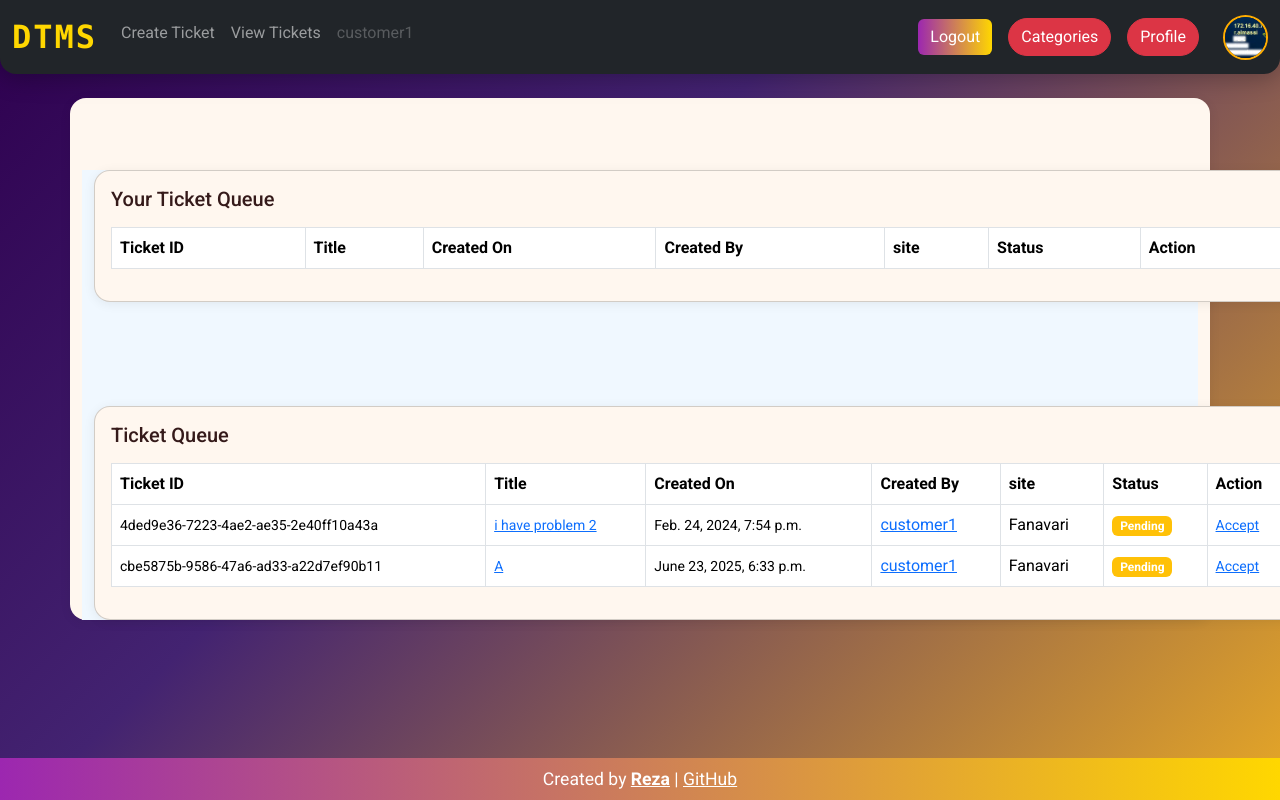
Page /ticket/ticket-queue/ (signed in) on the earlier database version.
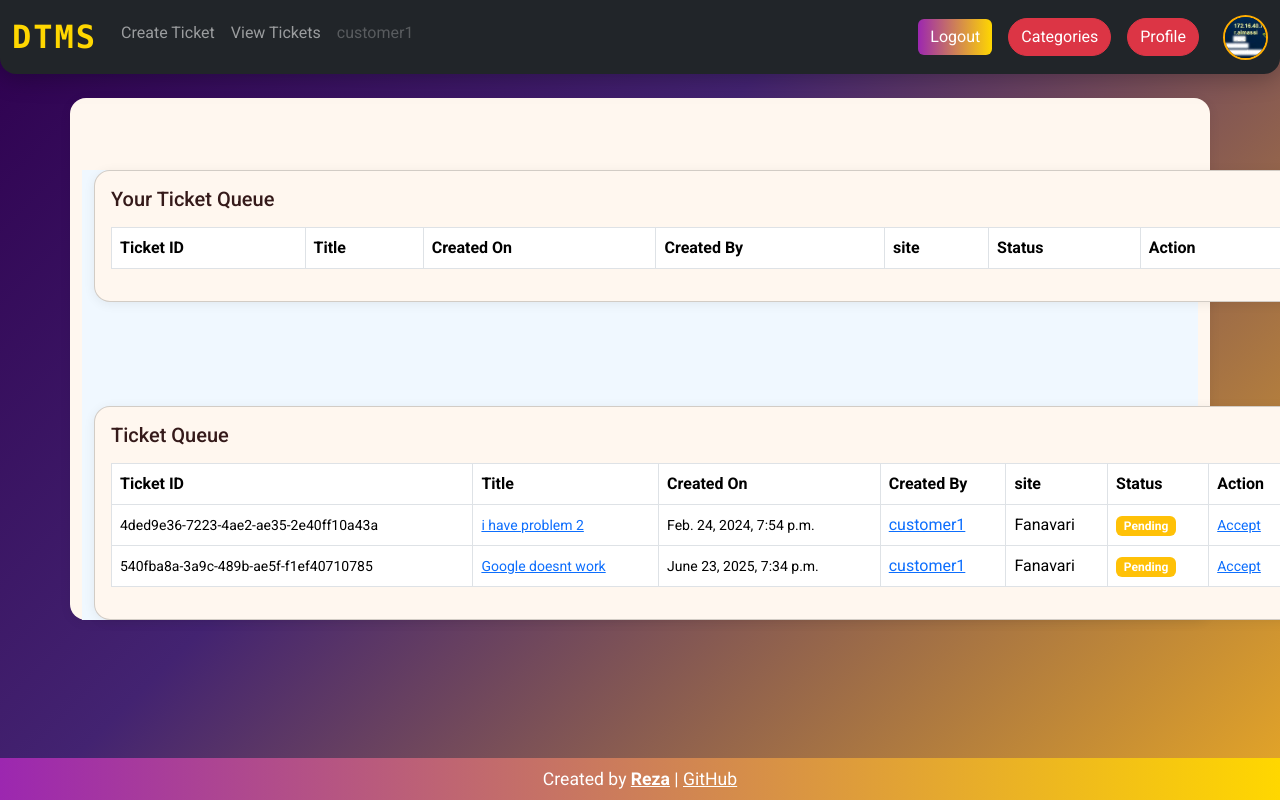
Same page on the later database version.
### ticket/models.py (models this page shows, shortened)
class Ticket(models.Model):
    status_choices = (
        ('Active' , 'Active'),
        ('Completed', 'Completed'),
        ('Pending' , 'Pending'),
    )
    mode_choices = (
        ('Incident' , 'Incident'),
        ('New Service', 'New Service'),
    )
    number = models.UUIDField(default=uuid.uuid4)
    title = models.CharField(max_length=100)
    description = models.TextField()
    created_by = models.ForeignKey(User, on_delete=models.CASCADE , related_name='created_by')
    date_created = models.DateTimeField(auto_now_add=True)
    assigned_to = models.ForeignKey(User, on_delete=models.SET_NULL, null=True , blank=True)
    is_resolved = models.BooleanField(default=False)
    accepted_date = models.DateTimeField(null=True, blank=True)
    closed_date = models.DateTimeField(null=True , blank=True)
    ticket_status = models.CharField(max_length=15 , choices=status_choices)
    solver = models.ForeignKey(User , related_name='solver',on_delete=models.SET_NULL, null=True , blank=True )
    site = models.ForeignKey(Site ,on_delete=models.SET_NULL, null=True , blank=True )
    category = models.ForeignKey(Category ,on_delete=models.SET_NULL, null=True , blank=True )
    solution = models.ForeignKey(Solution , on_delete=models.SET_NULL, null=True , blank=True)

### users/models.py (models this page shows, shortened)
class User(AbstractUser):
    mode_choices = (
        ('engineer' , 'engineer'),
        ('customer', 'customer'),
    )
    is_customer = models.BooleanField(default=False)
    is_engineer = models.BooleanField(default=False)
    site = models.ForeignKey(Site ,on_delete=models.DO_NOTHING, null=True , blank=True)
    ssites = models.ManyToManyField(Site, related_name='ssites')
    contact = models.CharField(max_length=200,null=True , blank=True)
    image = models.ImageField(upload_to='profilepics', blank=True , null=True)
    phone_regex = RegexValidator(regex=r'^(\+\d{1,3})?,?\s?\d{8,13}', message="Phone number must be entered in the format: '+999999999'. Up to 15 digits allowed.")
    phone = models.CharField(validators=[phone_regex], max_length=17, null = True ,blank=True, unique = True) # validators should be a list
    def __str__(self) :
        return self.username

class Site(models.Model):
    name = models.CharField(max_length=100 , unique=True)
    description = models.TextField()
    date_created = models.DateTimeField(auto_now_add=True)
    slug = models.SlugField(max_length=255, unique=True , blank=True , null=True)
    def __str__(self) :
        return self.name

### ticket/views.py (the view)
# urls.py: path('ticket-queue/' , views.ticket_queue , name='ticket-queue' ),
@login_required
def ticket_queue(request):
    sites = request.user.ssites.all()
    tickets = Ticket.objects.filter(ticket_status='Pending')
    unrelated_ticket = tickets.exclude(created_by__site__in = sites)
    your_sites_tickets = tickets.filter(created_by__site__in = sites)
    return render(request, 'ticket/ticket_queue.html' , {
        'tickets' : unrelated_ticket,
        'sites' :sites,
        'your_tickets':your_sites_tickets,
    })

### templates/ticket/ticket_queue.html (shortened to what this page needs)
{% extends 'base.html' %}
{% load widget_tweaks %}
{% block content %}
<div class="container mt-5" style="background-color: aliceblue;">
    <div class="card mx-auto" style="width: 76rem;">
        <div class="card-body">
            <h5 class="card-title mb-3">Your Ticket Queue</h5>
            <table class="table table-bordered">
                <thead>
                    <tr>
                        <th scope="col">Ticket ID</th>
                        <th scope="col">Title</th>
                        <th scope="col">Created On</th>
                        <th scope="col">Created By</th>
                        <th scope="col">site</th>
                        <th scope="col">Status</th>
                        <th scope="col">Action</th>
                    </tr>
                </thead>
            </table>
        </div>
    </div>
    <br>
    <br>
    <br>
    <div class="card mx-auto" style="width: 76rem;">
        <div class="card-body">
            <h5 class="card-title mb-3">Ticket Queue</h5>
            <table class="table table-bordered">
                <thead>
                    <tr>
                        <th scope="col">Ticket ID</th>
                        <th scope="col">Title</th>
                        <th scope="col">Created On</th>
                        <th scope="col">Created By</th>
                        <th scope="col">site</th>
                        <th scope="col">Status</th>
                        <th scope="col">Action</th>
                    </tr>
                </thead>
                <tbody>
                    {% for ticket in tickets %}
                    <tr>
                        <td><small>{{ ticket.number }}</small></td>
                        <td><small><a href="{% url 'ticket-details' ticket.number %}">{{ ticket.title }}</a></small></td>
                        <td><small>{{ ticket.date_created }}</small></td>
                        <td><a href="{% url 'home' ticket.created_by.username %}">{{ ticket.created_by }}</a></td>
                        <td>{{ ticket.created_by.site }}</td>
                        {% if ticket.ticket_status == 'Active' %}
                            <td><span class="badge bg-success">Active</span></td>
                        {% elif ticket.ticket_status == 'Pending' %}
                            <td><span class="badge bg-warning">Pending</span></td>
                        {% elif ticket.ticket_status == 'Completed' %}
                            <td><span class="badge bg-danger">Completed</span></td>
                        {% endif %}
                        <td><small><a href="{% url 'accept-ticket' ticket.number %}">Accept</a></small></td>
                    </tr>
                    {% endfor %}
                </tbody>
            </table>
        </div>
    </div>
</div>
{% endblock content %}

Differences in the rows shown:
removed Ticket: number "cbe5875b-9586-47a6-ad33-a22d7ef90b11", title "A", date_created "June 23, 2025, 6:33 p.m.", created_by "customer1", created_by.site "Fanavari", ticket_status "Pending"
added Ticket: number "540fba8a-3a9c-489b-ae5f-f1ef40710785", title "Google doesnt work", date_created "June 23, 2025, 7:34 p.m.", created_by "customer1", created_by.site "Fanavari", ticket_status "Pending"
